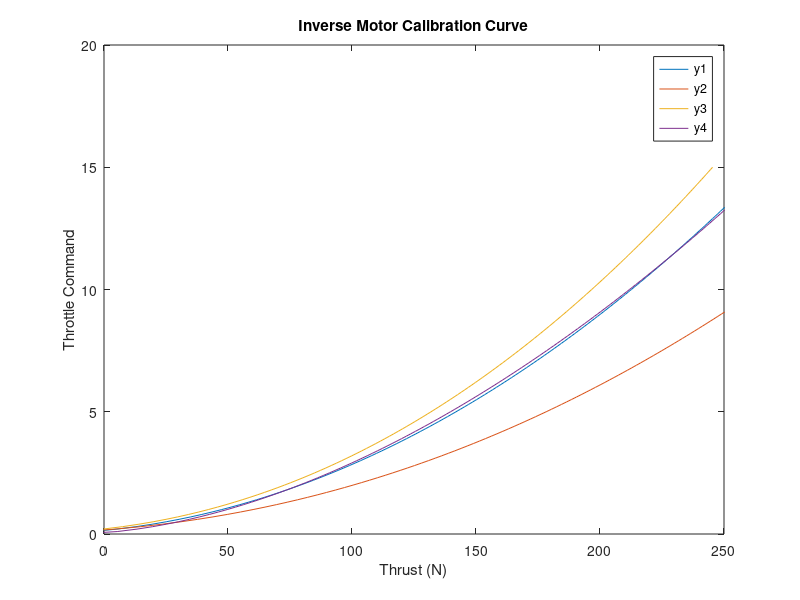
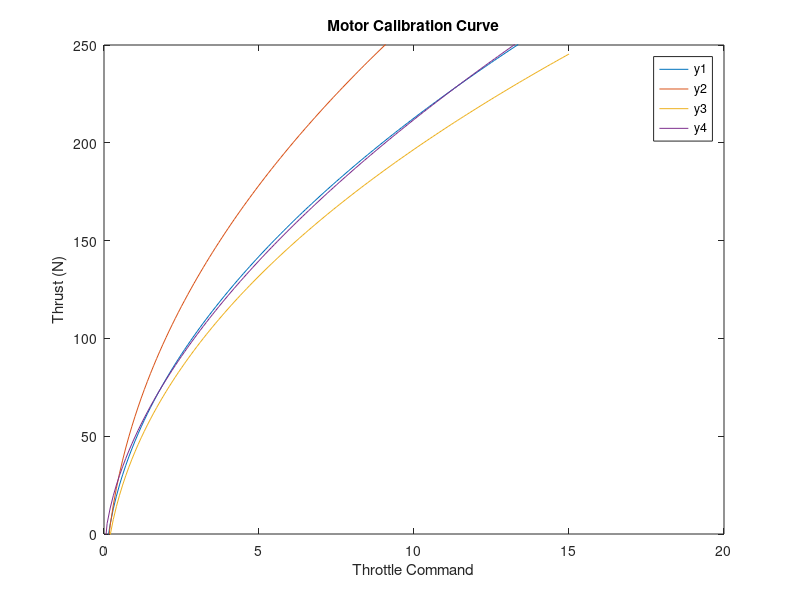
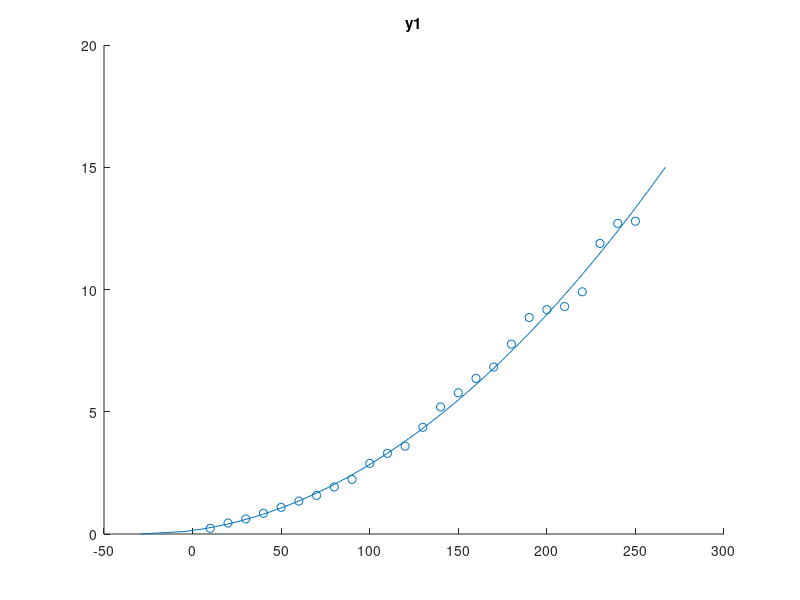
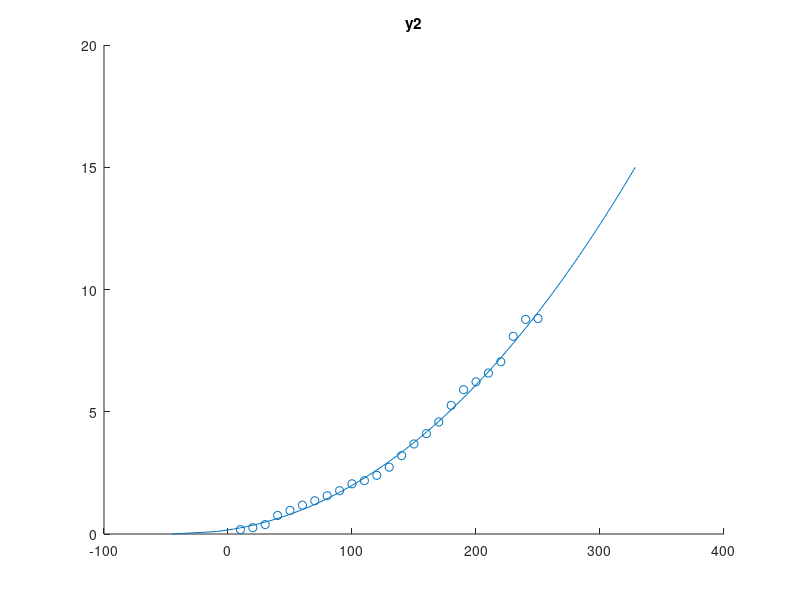

These figures' MATLAB source, in order:
clear all;
close all;

x = 0:0.1:15;

y1 = 76.66 * x .^ 0.4989 - 29.16; % MN3110 APC
y2 = 105.2 * x .^ 0.4679 - 45.09; % MN3110 9545
y3 = 80.9 * x .^ 0.464 - 38.83; % U3 APC
y4 = 61.01 * x .^ 0.5634 - 11.35; % MN3110 APC Old

figure;
plot(y1, x, y2, x, y3, x, y4, x);
xlim([0, 250])
legend('y1', 'y2', 'y3', 'y4')
xlabel('Thrust (N)')
ylabel('Throttle Command')
title('Inverse Motor Calibration Curve')


figure;
plot(x, y1, x, y2, x, y3, x, y4);
ylim([0, 250])
legend('y1', 'y2', 'y3', 'y4')
xlabel('Throttle Command')
ylabel('Thrust (N)')
title('Motor Calibration Curve')

%% Data shown on the Omega ADC, saved by hand

% length of the arm from pivot to the motor in meters
arm_motor = 18.5 / 100;

% length of the arm from pivot to the load cell in meters
arm_load_cell = 24.2 / 100; 

cmd = 10:10:250;

w1 = [18, 35, 48, 66, 85, 105, 123, 150, 174, 225, 257, 280, 340, 405, ...
    450, 496, 532, 605, 690, 715, 725, 772, 926, 990, 997]; % MN3110 APC
w2 = [14, 20, 30, 59, 75, 92, 106, 122, 138, 160, 170, 187, 213, 250, ...
    287, 320, 357, 410, 460, 485, 513, 549, 630, 684, 687]; % MN3110 9545
w3 = [22, 40, 60, 81, 104, 124, 145, 172, 204, 240, 270, 318, 380, 450, ...
    500, 535, 572, 687, 758, 785, 805, 877, 1020, 1099, 1117]; % U3 APC

convert_factor = 1 / 1e3 * 9.81 * arm_load_cell / arm_motor;
th1 = w1 * convert_factor;  % N
th2 = w2 * convert_factor;  % N
th3 = w3 * convert_factor;  % N

figure;
scatter(cmd, th1);
hold on;
plot(y1, x);
title('y1');

figure;
scatter(cmd, th2);
hold on;
plot(y2, x);
title('y2');

figure;
scatter(cmd, th3);
hold on;
plot(y3, x);
title('y3');
hold off;